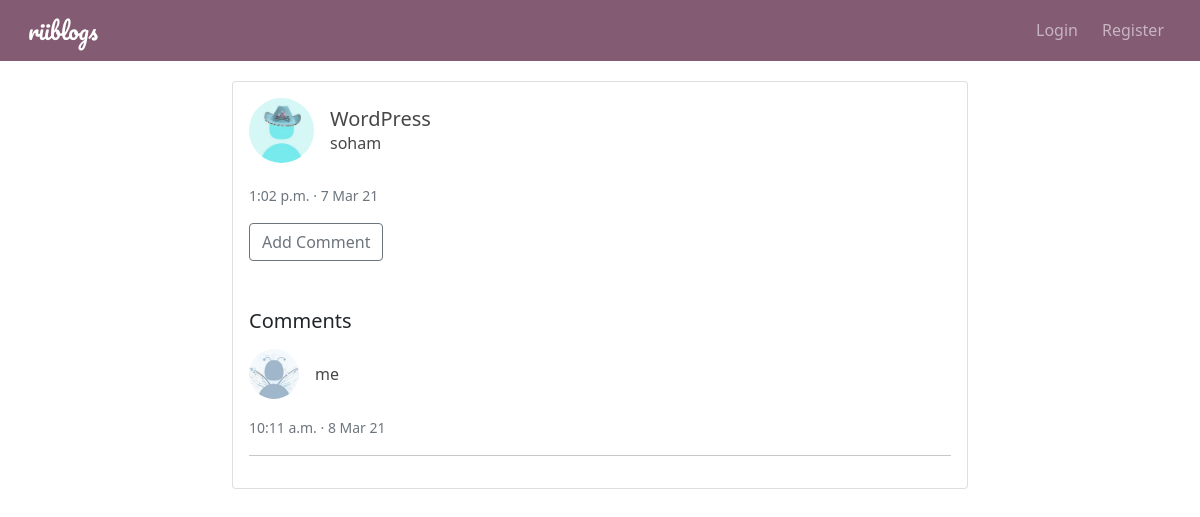
Screenshot of /post/7/ with the database file from the repository.
### blog/models.py (models this page shows, shortened)
class Post(models.Model):
    author = models.ForeignKey(User, on_delete=models.CASCADE)
    title = models.CharField(max_length=100)
    content = models.TextField()
    created = models.DateTimeField(default=timezone.now)

class Comment(models.Model):
    post = models.ForeignKey(Post, on_delete=models.CASCADE, related_name='comments')
    author = models.ForeignKey(User, on_delete=models.CASCADE)
    text = models.TextField()
    posted_date = models.DateTimeField(default=timezone.now)

### user/models.py (models this page shows, shortened)
class Profile(models.Model):
    user = models.OneToOneField(User, on_delete=models.CASCADE)
    image = models.ImageField(upload_to='profile_pictures/', default='profile_pictures/default.jpg')

### blog/views.py (the view)
# urls.py: path('post/<int:pk>/', PostDetail.as_view(), name='detail'),
class PostDetail(DetailView):
    model = Post

### blog/templatetags/markdownify.py (called while the page is built)
@register.filter
def markdown(value):
    renderer = HighlightRenderer()
    markdown = mistune.Markdown(renderer=renderer)
    return markdown(value)

### blog/templates/blog/post_detail.html (shortened to what this page needs)
{% extends "blog/base.html" %}
{% load markdownify %}
{% block content %}
    <div class="card p-3 mb-1">
        <div class="d-flex align-items-center">
            <div class="image">
                <img src="{{ post.author.profile.image.url }}" class="rounded-circle border-light" height="65"
                     width="65" alt="author-image">
            </div>
            <div class="ml-3 w-100 ms-3">
                <div class="row">
                    <div class="col-9">
                        <h5 class="mb-0 mt-0">
                            <a href="{% url 'blog:detail' post.id %}" class="post-link">{{ post.title }}</a>
                        </h5>
                        <span><a href="{% url 'blog:user_posts' post.author %}" class="post-link">{{ post.author }}</a></span>
                    </div>
                </div>
            </div>
        </div>
        <div class="mt-1">
            <small class="text-muted">
                {{ post.created|date:'g:i a' }} &#183; {{ post.created|date:'j M y' }}
            </small>
        </div>
        <div class="mt-3">
            <a href="{% url 'blog:add_comment' post.id %}" class="btn btn-outline-secondary">Add Comment</a>
        </div>
        <div>
            <h5 class="mb-3 mt-5">Comments</h5>
            {% for comment in post.comments.all %}
                <div class="d-flex align-items-center">
                    <div class="image">
                        <img src="{{ comment.author.profile.image.url }}" class="rounded-circle border-light"
                             height="50"
                             width="50" alt="author-image">
                    </div>
                    <div class="ml-3 w-100 ms-3">
                        <div class="row">
                            <div class="col-9">
                                <span><a href="{% url 'blog:user_posts' comment.author %}"
                                         class="post-link">{{ comment.author }}</a></span>
                            </div>
                        </div>
                    </div>
                </div>
                <div class="mt-3">
                    <small class="text-muted">
                        {{ comment.posted_date|date:'g:i a' }} &#183; {{ comment.posted_date|date:'j M y' }}
                    </small>
                </div>
                <hr>
            {% empty %}
                <p><em>No comments</em></p>
            {% endfor %}
        </div>
    </div>
{% endblock %}

### blog/static/blog/main.css (style rules this page uses)
.post-link { color: rgb(71, 71, 71); text-decoration: none; }

### rows the page displays
Post: author.profile.image (picture), title "WordPress", author "soham", created "1:02 p.m.", created "7 Mar 21"
Comment: author.profile.image (picture), author "me", posted_date "10:11 a.m.", posted_date "8 Mar 21"
